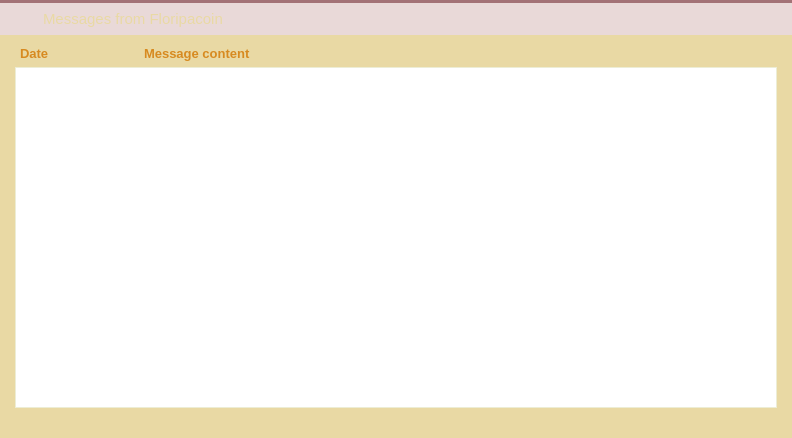
<?xml version="1.0" encoding="UTF-8"?>
<ui version="4.0">
 <class>ServiceMessagesPage</class>
 <widget class="QWidget" name="ServiceMessagesPage">
  <property name="geometry">
   <rect>
    <x>0</x>
    <y>0</y>
    <width>792</width>
    <height>438</height>
   </rect>
  </property>
  <property name="palette">
   <palette>
    <active>
     <colorrole role="Button">
      <brush brushstyle="SolidPattern">
       <color alpha="255">
        <red>233</red>
        <green>217</green>
        <blue>216</blue>
       </color>
      </brush>
     </colorrole>
     <colorrole role="Base">
      <brush brushstyle="SolidPattern">
       <color alpha="255">
        <red>233</red>
        <green>217</green>
        <blue>216</blue>
       </color>
      </brush>
     </colorrole>
     <colorrole role="Window">
      <brush brushstyle="SolidPattern">
       <color alpha="255">
        <red>233</red>
        <green>217</green>
        <blue>216</blue>
       </color>
      </brush>
     </colorrole>
     <colorrole role="Highlight">
      <brush brushstyle="SolidPattern">
       <color alpha="255">
        <red>235</red>
        <green>235</green>
        <blue>235</blue>
       </color>
      </brush>
     </colorrole>
     <colorrole role="HighlightedText">
      <brush brushstyle="SolidPattern">
       <color alpha="255">
        <red>171</red>
        <green>127</green>
        <blue>130</blue>
       </color>
      </brush>
     </colorrole>
    </active>
    <inactive>
     <colorrole role="Button">
      <brush brushstyle="SolidPattern">
       <color alpha="255">
        <red>233</red>
        <green>217</green>
        <blue>216</blue>
       </color>
      </brush>
     </colorrole>
     <colorrole role="Base">
      <brush brushstyle="SolidPattern">
       <color alpha="255">
        <red>233</red>
        <green>217</green>
        <blue>216</blue>
       </color>
      </brush>
     </colorrole>
     <colorrole role="Window">
      <brush brushstyle="SolidPattern">
       <color alpha="255">
        <red>233</red>
        <green>217</green>
        <blue>216</blue>
       </color>
      </brush>
     </colorrole>
     <colorrole role="Highlight">
      <brush brushstyle="SolidPattern">
       <color alpha="255">
        <red>235</red>
        <green>235</green>
        <blue>235</blue>
       </color>
      </brush>
     </colorrole>
     <colorrole role="HighlightedText">
      <brush brushstyle="SolidPattern">
       <color alpha="255">
        <red>171</red>
        <green>127</green>
        <blue>130</blue>
       </color>
      </brush>
     </colorrole>
    </inactive>
    <disabled>
     <colorrole role="Button">
      <brush brushstyle="SolidPattern">
       <color alpha="255">
        <red>233</red>
        <green>217</green>
        <blue>216</blue>
       </color>
      </brush>
     </colorrole>
     <colorrole role="Base">
      <brush brushstyle="SolidPattern">
       <color alpha="255">
        <red>233</red>
        <green>217</green>
        <blue>216</blue>
       </color>
      </brush>
     </colorrole>
     <colorrole role="Window">
      <brush brushstyle="SolidPattern">
       <color alpha="255">
        <red>233</red>
        <green>217</green>
        <blue>216</blue>
       </color>
      </brush>
     </colorrole>
     <colorrole role="Highlight">
      <brush brushstyle="SolidPattern">
       <color alpha="255">
        <red>240</red>
        <green>240</green>
        <blue>240</blue>
       </color>
      </brush>
     </colorrole>
     <colorrole role="HighlightedText">
      <brush brushstyle="SolidPattern">
       <color alpha="255">
        <red>171</red>
        <green>127</green>
        <blue>130</blue>
       </color>
      </brush>
     </colorrole>
    </disabled>
   </palette>
  </property>
  <property name="windowTitle">
   <string>Form</string>
  </property>
  <layout class="QVBoxLayout" name="verticalLayout_15">
   <property name="spacing">
    <number>0</number>
   </property>
   <property name="margin">
    <number>0</number>
   </property>
   <item>
    <widget class="Line" name="line_8">
     <property name="styleSheet">
      <string notr="true">background-color: #A37276;</string>
     </property>
     <property name="frameShadow">
      <enum>QFrame::Raised</enum>
     </property>
     <property name="lineWidth">
      <number>0</number>
     </property>
     <property name="orientation">
      <enum>Qt::Horizontal</enum>
     </property>
    </widget>
   </item>
   <item>
    <widget class="QWidget" name="wServiceMessagesHeader" native="true">
     <property name="minimumSize">
      <size>
       <width>0</width>
       <height>32</height>
      </size>
     </property>
     <property name="maximumSize">
      <size>
       <width>16777215</width>
       <height>32</height>
      </size>
     </property>
     <property name="styleSheet">
      <string notr="true"/>
     </property>
     <property name="is_header" stdset="0">
      <bool>true</bool>
     </property>
     <layout class="QHBoxLayout" name="horizontalLayout_19">
      <property name="margin">
       <number>0</number>
      </property>
      <item>
       <spacer name="horizontalSpacer_26">
        <property name="orientation">
         <enum>Qt::Horizontal</enum>
        </property>
        <property name="sizeType">
         <enum>QSizePolicy::Fixed</enum>
        </property>
        <property name="sizeHint" stdset="0">
         <size>
          <width>7</width>
          <height>20</height>
         </size>
        </property>
       </spacer>
      </item>
      <item>
       <widget class="QLabel" name="label_33">
        <property name="sizePolicy">
         <sizepolicy hsizetype="Preferred" vsizetype="Preferred">
          <horstretch>0</horstretch>
          <verstretch>0</verstretch>
         </sizepolicy>
        </property>
        <property name="minimumSize">
         <size>
          <width>30</width>
          <height>30</height>
         </size>
        </property>
        <property name="maximumSize">
         <size>
          <width>30</width>
          <height>30</height>
         </size>
        </property>
        <property name="text">
         <string/>
        </property>
        <property name="pixmap">
         <pixmap resource="../res.qrc">:/res/mail/mail_normal.png</pixmap>
        </property>
       </widget>
      </item>
      <item>
       <widget class="QLabel" name="label_34">
        <property name="font">
         <font>
          <pointsize>11</pointsize>
          <stylestrategy>PreferAntialias</stylestrategy>
         </font>
        </property>
        <property name="styleSheet">
         <string notr="true">QLabel {
	color: #e9d9a4;
}</string>
        </property>
        <property name="text">
         <string>Messages from Floripacoin</string>
        </property>
       </widget>
      </item>
     </layout>
    </widget>
   </item>
   <item>
    <widget class="QWidget" name="wServiceMessages" native="true">
     <property name="styleSheet">
      <string notr="true">#wServiceMessages {
	background-color: #e9d9a4;
}</string>
     </property>
     <layout class="QVBoxLayout" name="verticalLayout_16">
      <property name="spacing">
       <number>4</number>
      </property>
      <property name="leftMargin">
       <number>15</number>
      </property>
      <property name="topMargin">
       <number>8</number>
      </property>
      <property name="rightMargin">
       <number>15</number>
      </property>
      <property name="bottomMargin">
       <number>30</number>
      </property>
      <item>
       <layout class="QGridLayout" name="gridLayout_4">
        <item row="0" column="1">
         <widget class="QLabel" name="label_35">
          <property name="sizePolicy">
           <sizepolicy hsizetype="Fixed" vsizetype="Preferred">
            <horstretch>0</horstretch>
            <verstretch>0</verstretch>
           </sizepolicy>
          </property>
          <property name="maximumSize">
           <size>
            <width>120</width>
            <height>16777215</height>
           </size>
          </property>
          <property name="font">
           <font>
            <pointsize>10</pointsize>
            <weight>75</weight>
            <bold>true</bold>
            <stylestrategy>PreferAntialias</stylestrategy>
           </font>
          </property>
          <property name="styleSheet">
           <string notr="true">QLabel {
	color: #d78a20;
}</string>
          </property>
          <property name="text">
           <string>Date</string>
          </property>
         </widget>
        </item>
        <item row="0" column="2">
         <widget class="QLabel" name="label_36">
          <property name="font">
           <font>
            <pointsize>10</pointsize>
            <weight>75</weight>
            <bold>true</bold>
            <stylestrategy>PreferAntialias</stylestrategy>
           </font>
          </property>
          <property name="styleSheet">
           <string notr="true">QLabel {
	color: #d78a20;
}</string>
          </property>
          <property name="text">
           <string>Message content</string>
          </property>
         </widget>
        </item>
        <item row="0" column="0">
         <spacer name="horizontalSpacer_27">
          <property name="orientation">
           <enum>Qt::Horizontal</enum>
          </property>
          <property name="sizeType">
           <enum>QSizePolicy::Fixed</enum>
          </property>
          <property name="sizeHint" stdset="0">
           <size>
            <width>5</width>
            <height>20</height>
           </size>
          </property>
         </spacer>
        </item>
       </layout>
      </item>
      <item>
       <widget class="QTableView" name="tableServiceMessagesView">
        <property name="styleSheet">
         <string notr="true"> QScrollBar:vertical {
     border: 0px solid grey;
     background: white;
     width: 9px;
     margin: 0px 0px 0 0px;
 }
 QScrollBar::handle:vertical {
     background: #fdeeb8;
     min-width: 20px;
 }

QHeaderView {
	background-color: #e9d9a4;
	font-size: 10;
	text-align:left;
	border: 0px solid gray;
}
QHeaderView::section {
    background-color: #e9d9a4;
    color: #d78a20;
    padding-left: 5px;
    border: 0px solid #6c6c6c;
	text-align:left;
}

/* style the sort indicator */
QHeaderView::down-arrow {
    image: url(down_arrow.png);
}

QHeaderView::up-arrow {
    image: url(up_arrow.png);
}

QTableView {
	border: 1px solid #ededd5;
	selection-background-color: #ebebeb;
	selection-color: rgb(171, 127, 130);
}</string>
        </property>
        <property name="frameShape">
         <enum>QFrame::NoFrame</enum>
        </property>
        <property name="editTriggers">
         <set>QAbstractItemView::NoEditTriggers</set>
        </property>
        <property name="selectionBehavior">
         <enum>QAbstractItemView::SelectRows</enum>
        </property>
        <property name="textElideMode">
         <enum>Qt::ElideRight</enum>
        </property>
        <property name="showGrid">
         <bool>false</bool>
        </property>
        <property name="wordWrap">
         <bool>true</bool>
        </property>
        <attribute name="horizontalHeaderVisible">
         <bool>false</bool>
        </attribute>
        <attribute name="verticalHeaderVisible">
         <bool>false</bool>
        </attribute>
        <attribute name="verticalHeaderDefaultSectionSize">
         <number>20</number>
        </attribute>
        <attribute name="verticalHeaderMinimumSectionSize">
         <number>20</number>
        </attribute>
       </widget>
      </item>
     </layout>
    </widget>
   </item>
  </layout>
 </widget>
 <resources>
  <include location="../res.qrc"/>
 </resources>
 <connections/>
</ui>
